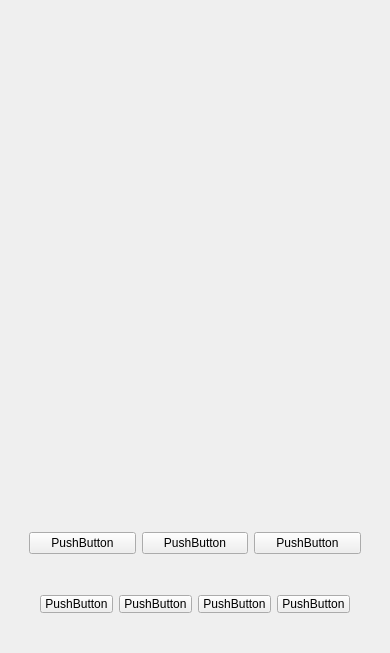
<?xml version="1.0" encoding="UTF-8"?>
<ui version="4.0">
 <class>MusicPlayer</class>
 <widget class="QWidget" name="MusicPlayer">
  <property name="geometry">
   <rect>
    <x>0</x>
    <y>0</y>
    <width>390</width>
    <height>653</height>
   </rect>
  </property>
  <property name="maximumSize">
   <size>
    <width>390</width>
    <height>16777215</height>
   </size>
  </property>
  <property name="windowTitle">
   <string>MusicPlayer</string>
  </property>
  <layout class="QVBoxLayout" name="verticalLayout">
   <property name="leftMargin">
    <number>20</number>
   </property>
   <property name="topMargin">
    <number>20</number>
   </property>
   <property name="rightMargin">
    <number>20</number>
   </property>
   <property name="bottomMargin">
    <number>20</number>
   </property>
   <item>
    <widget class="PlayerUi" name="m_widgetMain" native="true">
     <property name="maximumSize">
      <size>
       <width>350</width>
       <height>16777215</height>
      </size>
     </property>
     <widget class="CSlider" name="m_Slider" native="true">
      <property name="geometry">
       <rect>
        <x>9</x>
        <y>432</y>
        <width>332</width>
        <height>50</height>
       </rect>
      </property>
      <property name="minimumSize">
       <size>
        <width>0</width>
        <height>50</height>
       </size>
      </property>
     </widget>
     <widget class="QWidget" name="m_widgetCtrls" native="true">
      <property name="geometry">
       <rect>
        <x>9</x>
        <y>488</y>
        <width>332</width>
        <height>70</height>
       </rect>
      </property>
      <property name="minimumSize">
       <size>
        <width>0</width>
        <height>70</height>
       </size>
      </property>
      <property name="maximumSize">
       <size>
        <width>16777215</width>
        <height>70</height>
       </size>
      </property>
      <layout class="QHBoxLayout" name="horizontalLayout">
       <property name="leftMargin">
        <number>0</number>
       </property>
       <property name="rightMargin">
        <number>0</number>
       </property>
       <item>
        <layout class="QVBoxLayout" name="verticalLayout_3">
         <item>
          <spacer name="verticalSpacer">
           <property name="orientation">
            <enum>Qt::Vertical</enum>
           </property>
           <property name="sizeHint" stdset="0">
            <size>
             <width>20</width>
             <height>40</height>
            </size>
           </property>
          </spacer>
         </item>
         <item>
          <widget class="QPushButton" name="m_btnPre">
           <property name="text">
            <string>PushButton</string>
           </property>
          </widget>
         </item>
         <item>
          <spacer name="verticalSpacer_2">
           <property name="orientation">
            <enum>Qt::Vertical</enum>
           </property>
           <property name="sizeHint" stdset="0">
            <size>
             <width>20</width>
             <height>40</height>
            </size>
           </property>
          </spacer>
         </item>
        </layout>
       </item>
       <item>
        <widget class="QPushButton" name="m_btnStart">
         <property name="text">
          <string>PushButton</string>
         </property>
        </widget>
       </item>
       <item>
        <layout class="QVBoxLayout" name="verticalLayout_4">
         <item>
          <spacer name="verticalSpacer_3">
           <property name="orientation">
            <enum>Qt::Vertical</enum>
           </property>
           <property name="sizeHint" stdset="0">
            <size>
             <width>20</width>
             <height>40</height>
            </size>
           </property>
          </spacer>
         </item>
         <item>
          <widget class="QPushButton" name="m_btnNext">
           <property name="text">
            <string>PushButton</string>
           </property>
          </widget>
         </item>
         <item>
          <spacer name="verticalSpacer_4">
           <property name="orientation">
            <enum>Qt::Vertical</enum>
           </property>
           <property name="sizeHint" stdset="0">
            <size>
             <width>20</width>
             <height>40</height>
            </size>
           </property>
          </spacer>
         </item>
        </layout>
       </item>
      </layout>
     </widget>
     <widget class="QWidget" name="m_widgetToolbar" native="true">
      <property name="geometry">
       <rect>
        <x>9</x>
        <y>564</y>
        <width>332</width>
        <height>40</height>
       </rect>
      </property>
      <property name="minimumSize">
       <size>
        <width>0</width>
        <height>40</height>
       </size>
      </property>
      <property name="maximumSize">
       <size>
        <width>16777215</width>
        <height>40</height>
       </size>
      </property>
      <layout class="QHBoxLayout" name="horizontalLayout_2">
       <item>
        <widget class="QPushButton" name="m_btnCollection">
         <property name="text">
          <string>PushButton</string>
         </property>
        </widget>
       </item>
       <item>
        <widget class="QPushButton" name="m_btnWrapMode">
         <property name="text">
          <string>PushButton</string>
         </property>
        </widget>
       </item>
       <item>
        <widget class="QPushButton" name="m_btnRecovery">
         <property name="text">
          <string>PushButton</string>
         </property>
        </widget>
       </item>
       <item>
        <widget class="QPushButton" name="m_btnMore">
         <property name="text">
          <string>PushButton</string>
         </property>
        </widget>
       </item>
      </layout>
     </widget>
    </widget>
   </item>
  </layout>
 </widget>
 <layoutdefault spacing="6" margin="11"/>
 <customwidgets>
  <customwidget>
   <class>PlayerUi</class>
   <extends>QWidget</extends>
   <header>playerui.h</header>
   <container>1</container>
  </customwidget>
  <customwidget>
   <class>CSlider</class>
   <extends>QWidget</extends>
   <header>slider.h</header>
   <container>1</container>
  </customwidget>
 </customwidgets>
 <resources/>
 <connections/>
</ui>
